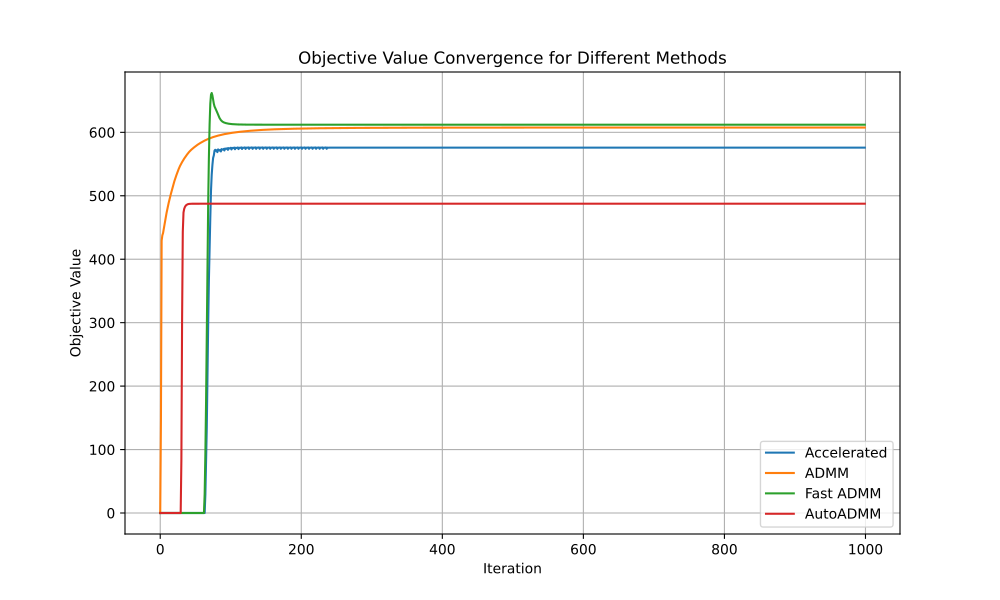

Here is the Python script that generated this plot:
import numpy as np
import matplotlib.pyplot as plt

def prox_gl1(b, G, lambda_val):
    x = np.zeros_like(b)
    for g in G:
        b_g = b[g]
        norm_b_g = np.linalg.norm(b_g)
        if norm_b_g > lambda_val:
            x[g] = b_g * (1 - lambda_val / norm_b_g)
    return x

def update_penalty(dY1, dY2, Y1, Y2, mu, rho, max_mu):
    Y1 = Y1 + mu * dY1
    Y2 = Y2 + mu * dY2
    mu = 1
    return Y1, Y2, mu, rho

def augmented_lagrangian(A, B, X, Z, Y1, Y2, mu):
    primal_residual = np.linalg.norm(A @ Z - B) + np.linalg.norm(X - Z)
    dual_residual = np.linalg.norm(A.T @ Y1 + Y2)
    return primal_residual + dual_residual + (mu / 2) * (primal_residual ** 2 + dual_residual ** 2)

def groupl1_accelerated(A, B, G, opts):
    tol = opts.get('tol', 1e-6)
    max_iter = opts.get('max_iter', 1000)
    rho = opts.get('rho', 1.1)
    mu = opts.get('mu', 1e-4)
    max_mu = opts.get('max_mu', 1e10)
    DEBUG = opts.get('DEBUG', 0)
    anderson_m = opts.get('anderson_m', 5)

    d, na = A.shape
    _, nb = B.shape

    X = np.zeros((na, nb))
    Z = np.zeros_like(X)
    Y1 = np.zeros((d, nb))
    Y2 = np.zeros_like(X)

    AtB = A.T @ B
    I = np.eye(na)
    invAtAI = np.linalg.inv(A.T @ A + I)

    history_X, history_Z = [], []
    prev_aug_lagrangian = np.inf
    objective_list = []
    errors_list = []

    for iter in range(1, max_iter + 1):
        Xk, Zk = X.copy(), Z.copy()

        # Update X
        X = np.array([prox_gl1(Z[:, i] - Y2[:, i] / mu, G, 1 / mu) for i in range(nb)]).T

        # Update Z
        Z = invAtAI @ (-A.T @ Y1 / mu + AtB + Y2 / mu + X)

        # Compute residuals
        dY1 = A @ Z - B
        dY2 = X - Z
        chgX = np.max(np.abs(Xk - X))
        chgZ = np.max(np.abs(Zk - Z))
        chg = np.max([chgX, chgZ, np.max(np.abs(dY1)), np.max(np.abs(dY2))])

        # Calculate objective and error for debug
        obj = sum(np.linalg.norm(X[g], axis=1).sum() for g in G)
        err = np.sqrt(np.linalg.norm(dY1, 'fro') ** 2 + np.linalg.norm(dY2, 'fro') ** 2)

        if DEBUG and (iter == 1 or iter % 10 == 0):
            print(f"iter {iter}, mu={mu}, obj={obj}, err={err}")
        errors_list.append(err)
        objective_list.append(obj)

        if chg < tol:
            break

        # Anderson Acceleration
        if len(history_X) == anderson_m:
            history_X.pop(0)
            history_Z.pop(0)
        history_X.append(X.copy())
        history_Z.append(Z.copy())

        if len(history_X) > 1:
            delta_X = np.array([history_X[i] - history_X[i - 1] for i in range(1, len(history_X))]).reshape(len(history_X) - 1, -1)
            delta_Z = np.array([history_Z[i] - history_Z[i - 1] for i in range(1, len(history_Z))]).reshape(len(history_Z) - 1, -1)
            G_X, G_Z = delta_X.T, delta_Z.T
            g_X, g_Z = (X - history_X[0]).flatten(), (Z - history_Z[0]).flatten()

            if G_X.shape[0] == g_X.shape[0]:
                alpha_X = np.linalg.lstsq(G_X, g_X, rcond=None)[0]
                X -= np.sum(alpha_X[:, np.newaxis] * delta_X, axis=0).reshape(X.shape)
            if G_Z.shape[0] == g_Z.shape[0]:
                alpha_Z = np.linalg.lstsq(G_Z, g_Z, rcond=None)[0]
                Z -= np.sum(alpha_Z[:, np.newaxis] * delta_Z, axis=0).reshape(Z.shape)

        # Adaptive mu update using augmented Lagrangian
        current_aug_lagrangian = augmented_lagrangian(A, B, X, Z, Y1, Y2, mu)
        lagrangian_diff = current_aug_lagrangian - prev_aug_lagrangian
        prev_aug_lagrangian = current_aug_lagrangian

        if lagrangian_diff > 0:
            mu = min(rho * mu, max_mu)
        else:
            mu /= rho

        # Update dual variables
        Y1 += mu * dY1
        Y2 += mu * dY2

    return errors_list, objective_list


def groupl1_admm(A, B, G, opts):
    tol = opts.get('tol', 1e-6)
    max_iter = opts.get('max_iter', 1000)
    rho = opts.get('rho', 1.1)
    mu = opts.get('mu', 1e-4)
    max_mu = opts.get('max_mu', 1e10)
    DEBUG = opts.get('DEBUG', 0)

    d, na = A.shape
    _, nb = B.shape

    X = np.zeros((na, nb))
    Z = X.copy()
    Y1 = np.zeros((d, nb))
    Y2 = np.zeros((na, nb))

    AtB = A.T @ B
    I = np.eye(na)
    invAtAI = np.linalg.inv(A.T @ A + I) @ I
    objective_list = []
    errors_list = []

    for iter in range(1, max_iter + 1):
        Xk = X.copy()
        Zk = Z.copy()

        # update X
        X = np.array([prox_gl1(Z[:, i] - Y2[:, i] / mu, G, 1 / mu) for i in range(nb)]).T

        # update Z
        Z = invAtAI @ (-A.T @ Y1 / mu + AtB + Y2 / mu + X)

        # update residuals
        dY1 = A @ Z - B
        dY2 = X - Z
        chgX = np.max(np.abs(Xk - X))
        chgZ = np.max(np.abs(Zk - Z))
        chg = np.max([chgX, chgZ, np.max(np.abs(dY1)), np.max(np.abs(dY2))])
        obj = sum(np.linalg.norm(X[g], axis=1).sum() for g in G)
        err = np.sqrt(np.linalg.norm(dY1, 'fro') ** 2 + np.linalg.norm(dY2, 'fro') ** 2)

        if DEBUG and (iter == 1 or iter % 10 == 0):
            print(f"iter {iter}, mu={mu}, obj={obj}, err={err}")
        errors_list.append(err)
        objective_list.append(obj)

        if chg < tol:
            break

        Y1, Y2, mu, rho = update_penalty(dY1, dY2, Y1, Y2, mu, rho, max_mu)

    obj = sum(np.linalg.norm(X[g], axis=1).sum() for g in G)
    err = np.sqrt(np.linalg.norm(dY1, 'fro') ** 2 + np.linalg.norm(dY2, 'fro') ** 2)
    return errors_list, objective_list

def groupl1_fast_admm(A, B, G, opts):
    tol = opts.get('tol', 1e-6)
    max_iter = opts.get('max_iter', 1000)
    rho = opts.get('rho', 1.1)
    mu = opts.get('mu', 1e-4)
    max_mu = opts.get('max_mu', 1e10)
    DEBUG = opts.get('DEBUG', 0)

    d, na = A.shape
    _, nb = B.shape

    X = np.zeros((na, nb))
    Z = X.copy()
    Y1 = np.zeros((d, nb))
    Y2 = np.zeros((na, nb))

    AtB = A.T @ B
    I = np.eye(na)
    invAtAI = np.linalg.inv(A.T @ A + I) @ I
    objective_list = []
    errors_list = []

    for iter in range(1, max_iter + 1):
        Xk = X.copy()
        Zk = Z.copy()

        # update X
        X = np.array([prox_gl1(Z[:, i] - Y2[:, i] / mu, G, 1 / mu) for i in range(nb)]).T

        # update Z
        Z = invAtAI @ (-A.T @ Y1 / mu + AtB + Y2 / mu + X)

        # update residuals
        dY1 = A @ Z - B
        dY2 = X - Z
        chgX = np.max(np.abs(Xk - X))
        chgZ = np.max(np.abs(Zk - Z))
        chg = np.max([chgX, chgZ, np.max(np.abs(dY1)), np.max(np.abs(dY2))])
        obj = sum(np.linalg.norm(X[g], axis=1).sum() for g in G)
        err = np.sqrt(np.linalg.norm(dY1, 'fro') ** 2 + np.linalg.norm(dY2, 'fro') ** 2)

        if DEBUG and (iter == 1 or iter % 10 == 0):
            print(f"iter {iter}, mu={mu}, obj={obj}, err={err}")
        errors_list.append(err)
        objective_list.append(obj)

        if chg < tol:
            break

        Y1 += mu * dY1
        Y2 += mu * dY2
        mu = min(rho * mu, max_mu)

    obj = sum(np.linalg.norm(X[g], axis=1).sum() for g in G)
    err = np.sqrt(np.linalg.norm(dY1, 'fro') ** 2 + np.linalg.norm(dY2, 'fro') ** 2)
    return errors_list, objective_list

def groupl1_autoAdmm(A, B, G, opts):
    tol = opts.get('tol', 1e-6)
    max_iter = opts.get('max_iter', 1000)
    rho = opts.get('rho', 1.1)
    mu = opts.get('mu', 1e-4)
    max_mu = opts.get('max_mu', 1e10)
    DEBUG = opts.get('DEBUG', 0)
    
    d, na = A.shape
    _, nb = B.shape

    X = np.zeros((na, nb))
    Z = np.zeros_like(X)
    Y1 = np.zeros((d, nb))
    Y2 = np.zeros_like(X)

    AtB = A.T @ B
    I = np.eye(na)
    invAtAI = np.linalg.inv(A.T @ A + I) @ I
    objective_list = []
    errors_list = []

    for iter in range(1, max_iter + 1):
        Xk = X.copy()
        Zk = Z.copy()
        
        # Update X
        X = np.array([prox_gl1(Z[:, i] - Y2[:, i] / mu, G, 1 / mu) for i in range(nb)]).T
        
        # Update Z
        Z = invAtAI @ (-A.T @ Y1 / mu + AtB + Y2 / mu + X)
        
        dY1 = A @ Z - B
        dY2 = X - Z
        
        chgX = np.max(np.abs(Xk - X))
        chgZ = np.max(np.abs(Zk - Z))
        chg = max([chgX, chgZ, np.max(np.abs(dY1)), np.max(np.abs(dY2))])
        obj = sum(np.linalg.norm(X[g], axis=1).sum() for g in G)
        err = np.sqrt(np.linalg.norm(dY1, 'fro')**2 + np.linalg.norm(dY2, 'fro')**2)
        
        if DEBUG and (iter == 1 or iter % 10 == 0):
            print(f'iter {iter}, mu={mu}, rho={rho}, obj={obj}, err={err}')

        errors_list.append(err)
        objective_list.append(obj)

        if chg < tol:
            break

        # Update rho dynamically
        # rho_update = 2 * (np.linalg.norm(dY1, 'fro')**2 + np.linalg.norm(dY2, 'fro')**2) / (np.linalg.norm(X - Z, 'fro')**2 + np.linalg.norm(A @ Z - B, 'fro')**2)
        # rho = min(max(rho_update, 1.1), 10)

        rho_update_factor = 1.01  # Example factor for updating rho
        rho = min(rho * rho_update_factor, max_mu)
        
        Y1 = Y1 + mu * dY1
        Y2 = Y2 + mu * dY2
        mu = min(rho * mu, max_mu)
    
    return errors_list, objective_list


if __name__ == "__main__":
    # Generate toy data
    d = 10
    na = 200
    nb = 100

    A = np.random.randn(d, na)
    X = np.random.randn(na, nb)
    B = A @ X
    b = B[:, 0]

    # Options for the elastic net minimization
    opts = {
        'tol': 1e-6,
        'max_iter': 1000,
        'rho': 1.1,
        'mu': 1e-4,
        'max_mu': 1e10,
        'DEBUG': 1
    }
    # Group L1 Regularization
    g_num = 5
    g_len = round(na / g_num)
    G = [list(range(i * g_len, (i + 1) * g_len)) for i in range(g_num - 1)]
    G.append(list(range((g_num - 1) * g_len, na)))

    # Regularization parameter for elastic net
    lambda_ = 0.01
    objective_list_map = {"Accelerated": [], "ADMM": [], "Fast ADMM": [], "AutoADMM": []}
    line_styles = {"Accelerated": "-", "ADMM": "--", "Fast ADMM": "-.", "AutoADMM": ":"}  # Different line styles
    markers = {"Accelerated": "o", "ADMM": "s", "Fast ADMM": "^", "AutoADMM": "D"}  # Different markers

    for key in objective_list_map.keys():
        if key == "Accelerated":
            error_list, objective_list = groupl1_accelerated(A, B, G, opts)
        elif key == "ADMM":
            error_list, objective_list = groupl1_admm(A, B, G, opts)
        elif key == "Fast ADMM":
            error_list, objective_list = groupl1_fast_admm(A, B, G, opts)
        else:
            error_list, objective_list = groupl1_autoAdmm(A, B, G, opts)

        if len(objective_list) < 1000:
            objective_list.extend([objective_list[-1]] * (1000 - len(objective_list)))
        objective_list_map[key] = objective_list

    # Plotting the objective lists with different line styles and markers
    plt.figure(figsize=(10, 6))
    for key, objective_list in objective_list_map.items():
        plt.plot(objective_list, label=key)

    plt.xlabel('Iteration')
    plt.ylabel('Objective Value')
    plt.title('Objective Value Convergence for Different Methods')
    plt.legend()
    plt.grid(True)
    plt.savefig("./groupl1.pdf")
